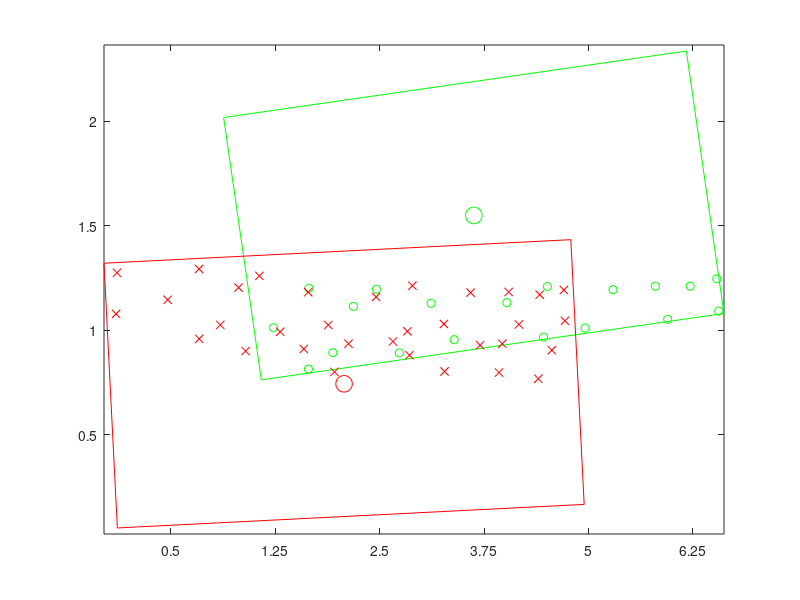

Write MATLAB code to recreate this figure.
close all;
figure;
Targets_x = [5.983929472955545,6.31860567617205,6.32286231921463,6.552402239991007,6.749512324485278,6.969545325389669,7.189508815870612,7.49308001834798,7.714061668157393,8.218717461757949,8.569500222760464,8.606857295037186,8.967257376497072,9.235008968230906,9.640580194839126,9.758645886594053,9.97378844694589,10.247338237975367,10.22858200910341,];
Targets_y = [
21.024064152258344,20.62767272422664,21.40177295656141,20.78516452189662,21.227982420196177,21.39204523551866,20.78260890103496,21.257803475554276,20.90919197359492,21.263683455173783,20.933705511600582,21.417691428158047,21.020719362678726,21.388209763995835,21.42079089102526,21.104412949718892,21.42161686944448,21.183113870801673,21.492381047169847,];
center_x = [7.902286360389227];
center_y = [22.09858297840011];
image_corners_x = [9.936954757334561,5.506968446292532,5.867617963443893,10.297604274485922,9.936954757334561];
image_corners_y = [23.6726954217616,23.03675010651803,20.52447053503862,21.160415850282188,23.6726954217616];
labs1 = 1:length(Targets_x);
plot(Targets_x, Targets_y,'go',image_corners_x,image_corners_y,'g');
hold on;
plot(center_x,center_y,'go','MarkerSize',12)
axis equal;
axis tight;
hold on;


Targets2_x = [8.76410278938628,8.53253999259592,8.774866885531747,8.23589135472682,8.649581052980503,8.333607818617613,7.871132129355859,8.174729888992042,8.519791102584477,7.3140390426829365,7.962180118752163,7.6155384492492,8.143547714930937,6.966712387951931,7.266354849573436,7.622074916584115,7.286092100499393,7.127692828885781,6.316340951653209,6.50857372846631,6.702180633973854,5.849018651932648,5.6496036617040275,6.56809289294913,6.2740212661619035,6.048301635001696,5.271468248196653,5.474842694678315,5.71716958761414,4.970455816119066,5.272367877117498,4.485700945758551,4.476868114614354,]
Targets2_y = [
21.38449824179231,21.340005883174584,21.08970654886797,21.366064957742648,20.808563374875916,21.055148819293006,21.35997622574898,20.870756476691113,20.535396800493004,21.42622571006772,20.85593599804211,21.05995619060438,20.594358828668998,21.318469374406934,20.989023025657122,20.604978442939814,20.760313728982872,20.89178937801665,21.363607479105273,21.049253939800344,20.870331347543868,21.520523221058863,21.407920274939272,20.601049909357492,20.8200267459667,20.985024330256657,21.585741069297182,21.050448505711056,20.800149171404446,21.291634361600885,20.917181915312312,21.55021770722158,21.15599292909798,]
center2_x = [6.659997113880486]
center2_y = [20.486730341929437]
image_corners2_x = [8.83094355976184,4.361223322481704,4.489050667999132,8.958770905279268,8.83094355976184]
image_corners2_y = [21.86683794606351,21.64143572680111,19.106622737795362,19.33202495705776,21.86683794606351];
plot(Targets2_x, Targets2_y,'rx',image_corners2_x,image_corners2_y,'r');
hold on;
plot(center2_x,center2_y,'ro','MarkerSize',12)
axis equal;
axis tight;
hold on;



set(gca,'XTickLabel',[0.5 1.25 2.5 3.75 5 6.25] );
set(gca,'YTickLabel',[0.5 1 1.5 2 2.5 3 3.5 4 4.5 5] );